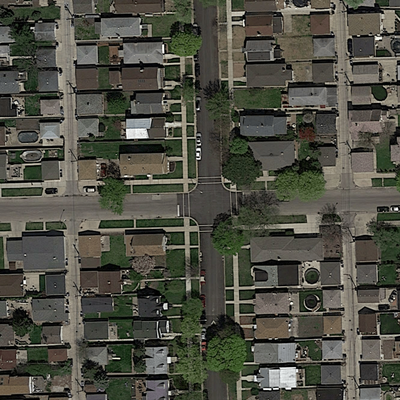
#> input picture project2/project_Luca/satImage_001.png, 400 x 400 px, found by its file name
$ jupyter execute --allow-errors segment_aerial_images.ipynb   (shell and % lines are left out)   (older library calls are emulated)
#> lines starting #> are read from the running program, lines starting #| are printed output that depends on the picture; after the words box and inside, x2 and y2 are one past the last pixel; in counts of white or black regions, pixels touching at a corner belong together
[cell 1]
import matplotlib.image as mpimg
import numpy as np
import matplotlib.pyplot as plt
import os,sys
from PIL import Image
import pandas as pd

[cell 2]
# Helper functions

def load_image(infilename):
    data = mpimg.imread(infilename)
    return data

# [35 lines left out: functions img_float_to_uint8, concatenate_images, img_crop, not called in this run]

[cell 3]
# Loaded a set of images
root_dir = "training/"

image_dir = root_dir + "images/"
#> (the rest of this cell did not finish here and is left out)

#> (a cell that did not finish here is left out)

```go
from PIL import Image
img = Image.open('image.png').convert('LA')
img.save('greyscale.png')
```

#> (a cell that did not finish here is left out)

[cell 6]
#Y' = 0.299 R + 0.587 G + 0.114 B
# [5 lines left out: function RGB_to_grey, not called in this run]

[cell 7]
import numpy as np
import cv2

im = cv2.imread(image_dir+'satImage_002.png')
#> (the rest of this cell did not finish here and is left out)

[cell 8]
# try to use SIFT
import cv2
import numpy as np

img = cv2.imread(image_dir+'satImage_001.png')
#> img is the input picture: shape (400, 400, 3); mean B, G, R 68.4, 78.9, 78.8
gray= cv2.cvtColor(img,cv2.COLOR_BGR2GRAY)
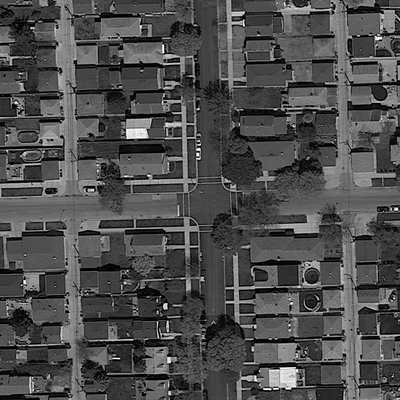
#> gray: shape (400, 400); min 0, max 255, mean 77.7

sift = cv2.SIFT()
kp = sift.detect(gray,None)
#> kp = 1269 keypoints; strongest (x, y, size): (199, 149, 2.1), (165, 306, 3.5), (16, 103, 2), (136, 131, 13.6)

img=cv2.drawKeypoints(gray,kp)
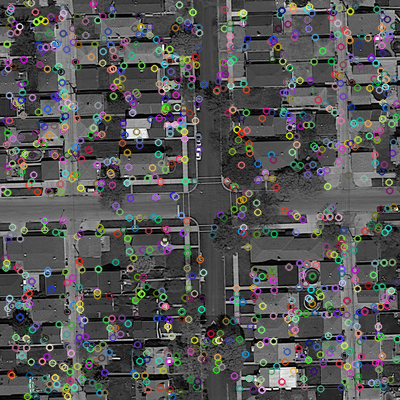
#> img: shape (400, 400, 3); mean of channels 0, 1, 2 84.4, 84.5, 84.7; drawn as B, G, R

cv2.imwrite('sift_keypoints.jpg',img)
#> Out = True

[cell 9]
# template recognition

import cv2
import numpy as np
from matplotlib import pyplot as plt

img_rgb = cv2.imread(image_dir+'satImage_001.png')
img_gray = cv2.cvtColor(img_rgb, cv2.COLOR_BGR2GRAY)
template = cv2.imread('car2.png',0)
#> (the rest of this cell did not finish here and is left out)

[cell 10]
# try to find edges
import cv2
import numpy as np

img = cv2.imread(image_dir+'satImage_001.png')
gray = cv2.cvtColor(img,cv2.COLOR_BGR2GRAY)
edges = cv2.Canny(gray,50,150,apertureSize = 3)
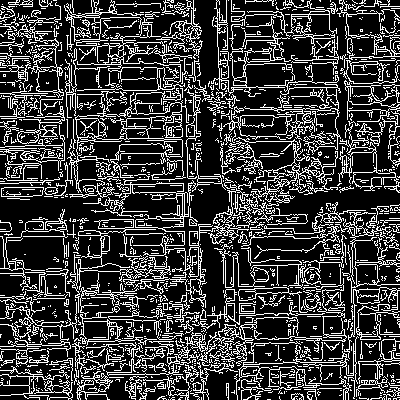
#> edges: shape (400, 400); 23.6% white in thin lines or dots
minLineLength = 100
maxLineGap = 10
lines = cv2.HoughLinesP(edges,1,np.pi/180,100,minLineLength,maxLineGap)
#> lines = 152 rows, first 6: [0, 297, 11, 297], [121, 144, 150, 144], [294, 87, 329, 87], [110, 17, 138, 17], [250, 109, 273, 109], [169, 62, 179, 62]
for x1,y1,x2,y2 in lines[0]:
    cv2.line(img,(x1,y1),(x2,y2),(0,255,0),2)
#> this loop made 1 pass
#> img: shape (400, 400, 3); 0.02% of pixels changed, all inside (x1, y1, x2, y2) = (0, 296, 13, 299)

cv2.imwrite('houghlines5.jpg',img)
#> Out = True

[cell 11]
# try to find edges 2
import cv2
import numpy as np

img = cv2.imread(image_dir+'satImage_001.png')
gray = cv2.cvtColor(img,cv2.COLOR_BGR2GRAY)
edges = cv2.Canny(gray,50,150,apertureSize = 3)

lines = cv2.HoughLines(edges,1,np.pi/180,200)
#> lines = [[-1, 2.36], [320, 0.785], [303, 0.785], [305, 0.785], [6, 2.36]]
for rho,theta in lines[0]:
    a = np.cos(theta)
    b = np.sin(theta)
    x0 = a*rho
    y0 = b*rho
    x1 = int(x0 + 1000*(-b))
    y1 = int(y0 + 1000*(a))
    x2 = int(x0 - 1000*(-b))
    y2 = int(y0 - 1000*(a))

    cv2.line(img,(x1,y1),(x2,y2),(0,0,255),2)
#> this loop made 1 pass
#> (rho, theta, a, b, x0, y0, x1, y1) on pass 1: (-1, 2.36, -0.707, 0.707, 0.707, -0.707, -706, -707)
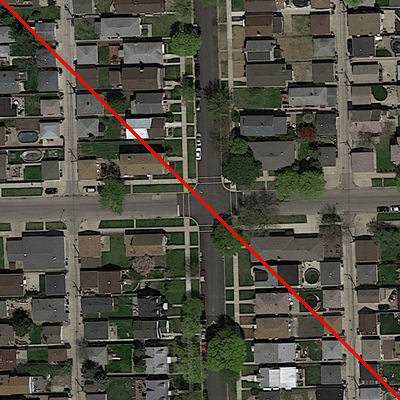
#> img: shape (400, 400, 3); 1.25% of pixels changed, all inside (x1, y1, x2, y2) = (0, 0, 400, 400)

cv2.imwrite('houghlines3.jpg',img)
#> Out = True

[cell 12]
# try contour with skimage
import numpy as np
import matplotlib.pyplot as plt

from skimage import measure


# Construct some test data
x, y = np.ogrid[-np.pi:np.pi:100j, -np.pi:np.pi:100j]
r = np.sin(np.exp((np.sin(x)**3 + np.cos(y)**2)))

# Find contours at a constant value of 0.8
#> (the rest of this cell did not finish here and is left out)

[cell 13]
# ski image test
import numpy as np
import matplotlib.pyplot as plt
from scipy import ndimage as ndi

from skimage import feature

# my image
#> (the rest of this cell did not finish here and is left out)

[cell 14]
# try polygons with skimage
from __future__ import print_function

import numpy as np
import matplotlib.pyplot as plt

from skimage.draw import ellipse
from skimage.measure import find_contours, approximate_polygon, \
    subdivide_polygon


hand = np.array([[1.64516129, 1.16145833],
                 [1.64516129, 1.59375],
                 [1.35080645, 1.921875],
                 [1.375, 2.18229167],
                 [1.68548387, 1.9375],
                 [1.60887097, 2.55208333],
                 [1.68548387, 2.69791667],
                 [1.76209677, 2.56770833],
                 [1.83064516, 1.97395833],
                 [1.89516129, 2.75],
                 [1.9516129, 2.84895833],
                 [2.01209677, 2.76041667],
                 [1.99193548, 1.99479167],
                 [2.11290323, 2.63020833],
                 [2.2016129, 2.734375],
                 [2.25403226, 2.60416667],
                 [2.14919355, 1.953125],
                 [2.30645161, 2.36979167],
                 [2.39112903, 2.36979167],
                 [2.41532258, 2.1875],
                 [2.1733871, 1.703125],
                 [2.07782258, 1.16666667]])

# subdivide polygon using 2nd degree B-Splines
new_hand = hand.copy()
for _ in range(5):
    new_hand = subdivide_polygon(new_hand, degree=2, preserve_ends=True)

# approximate subdivided polygon with Douglas-Peucker algorithm
appr_hand = approximate_polygon(new_hand, tolerance=0.02)

print("Number of coordinates:", len(hand), len(new_hand), len(appr_hand))

fig, (ax1, ax2) = plt.subplots(ncols=2, figsize=(9, 4))

ax1.plot(hand[:, 0], hand[:, 1])
ax1.plot(new_hand[:, 0], new_hand[:, 1])
ax1.plot(appr_hand[:, 0], appr_hand[:, 1])


# create two ellipses in image
img = np.zeros((800, 800), 'int32')
rr, cc = ellipse(250, 250, 180, 230, img.shape)
img[rr, cc] = 1
rr, cc = ellipse(600, 600, 150, 90, img.shape)
img[rr, cc] = 1

plt.gray()
ax2.imshow(img)

# approximate / simplify coordinates of the two ellipses
for contour in find_contours(img, 0):
    coords = approximate_polygon(contour, tolerance=2.5)
    ax2.plot(coords[:, 1], coords[:, 0], '-r', linewidth=2)
    coords2 = approximate_polygon(contour, tolerance=39.5)
    ax2.plot(coords2[:, 1], coords2[:, 0], '-g', linewidth=2)
    print("Number of coordinates:", len(contour), len(coords), len(coords2))

ax2.axis((0, 800, 0, 800))

plt.show()
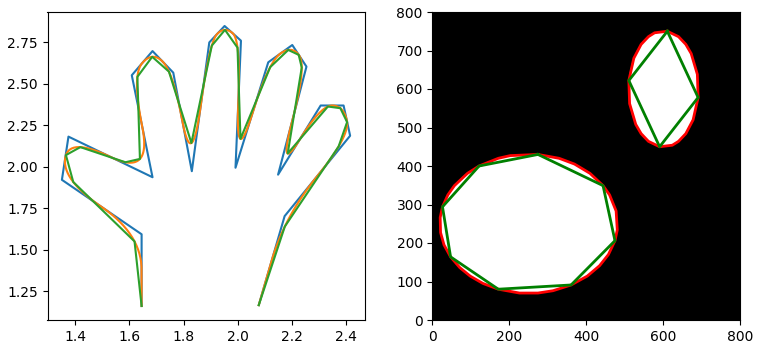
#> figure drawn by matplotlib, 2 panels

[cell 15]
# try hough with skimage
import numpy as np

from skimage.transform import (hough_line, hough_line_peaks,
                               probabilistic_hough_line)
from skimage.feature import canny
from skimage import data

import matplotlib.pyplot as plt
from matplotlib import cm

image_num = 15


# Constructing test image
image = np.zeros((100, 100))
idx = np.arange(25, 75)
image[idx[::-1], idx] = 255
image[idx, idx] = 255
#> (the rest of this cell did not finish here and is left out)

[cell 16]
lines[0]
#> Out = [[-1, 2.36]]
